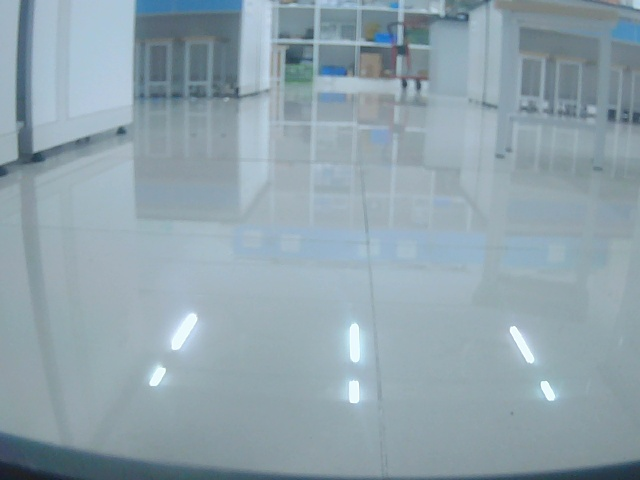
#> input picture main/camera_calibration/captures/camera_reference.jpg, 640 x 480 px, given in place of the camera
$ python blue.py
#> lines starting #> are read from the running program, lines starting #| are printed output that depends on the picture; after the words box and inside, x2 and y2 are one past the last pixel; in counts of white or black regions, pixels touching at a corner belong together
#> further down, frame is the input picture: shape (480, 640, 3); mean B, G, R 172.5, 163, 143.8
import cv2
import numpy as np

camera_id = 0
width = 320
height = 240
fps = 120

cap = cv2.VideoCapture(camera_id)
cap.set(cv2.CAP_PROP_FRAME_WIDTH, width)
cap.set(cv2.CAP_PROP_FRAME_HEIGHT, height)
cap.set(cv2.CAP_PROP_FPS, fps)
cap.set(cv2.CAP_PROP_FOURCC, cv2.VideoWriter_fourcc(*'MJPG'))

if not cap.isOpened():
    print("无法打开摄像头")
    exit()

cv2.namedWindow('Blue Mask')

def nothing(x):
    pass

cv2.createTrackbar('S Low', 'Blue Mask', 43, 255, nothing)
cv2.createTrackbar('S High', 'Blue Mask', 255, 255, nothing)

def detect_blue_area(frame, s_low, s_high):
#> called with s_low = 43, s_high = 255
    hsv = cv2.cvtColor(frame, cv2.COLOR_BGR2HSV)
#> hsv: shape (480, 640, 3); mean H, S, V 99.6, 43.6, 172.6
    lower_blue = np.array([100, s_low, 10])
    upper_blue = np.array([140, s_high, 255])
    mask = cv2.inRange(hsv, lower_blue, upper_blue)
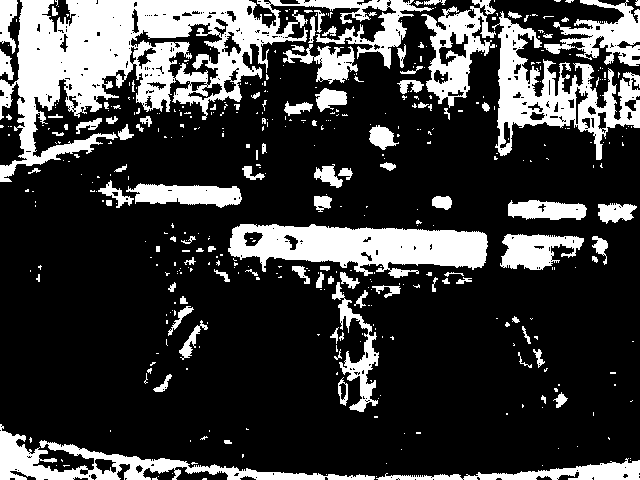
#> mask: shape (480, 640); 23.7% white; 446 white regions (341 under 20 px), largest, box (x1, y1, x2, y2) and area: (0, 0, 434, 182) 25073, (228, 224, 488, 278) 8806, (492, 11, 640, 160) 7477
    kernel = np.ones((3, 3), np.uint8)
    mask = cv2.erode(mask, kernel, iterations=2)
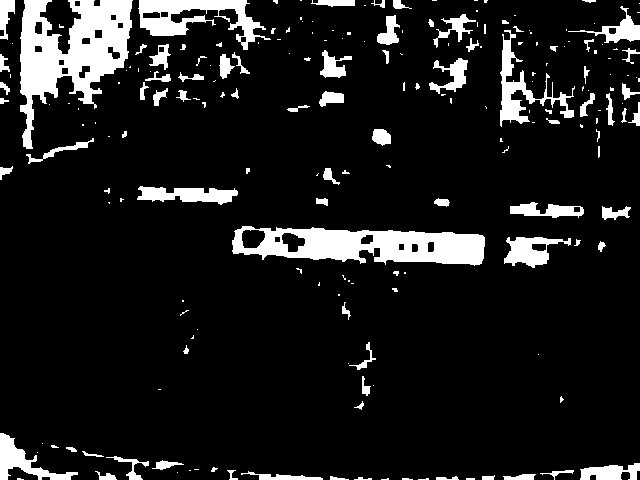
#> mask: shape (480, 640); 10.9% white; 205 white regions (118 under 20 px), largest, box (x1, y1, x2, y2) and area: (20, 0, 133, 149) 8064, (232, 226, 485, 266) 6327, (138, 0, 271, 50) 2662
    mask = cv2.dilate(mask, kernel, iterations=2)
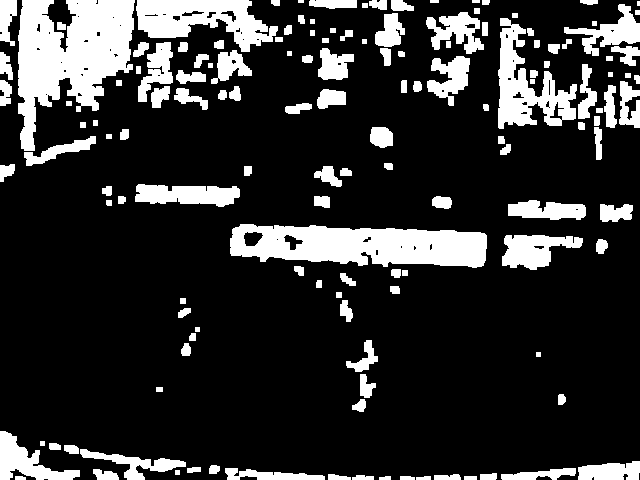
#> mask: shape (480, 640); 18.9% white; 145 white regions (2 under 20 px)
    _, binary = cv2.threshold(mask, 127, 255, cv2.THRESH_BINARY)
    return binary

while True:
    ret, frame = cap.read()
    if not ret:
        print("无法读取摄像头画面")
        break

    s_low = cv2.getTrackbarPos('S Low', 'Blue Mask')
    s_high = cv2.getTrackbarPos('S High', 'Blue Mask')

    binary = detect_blue_area(frame, s_low, s_high)

    contours, _ = cv2.findContours(binary, cv2.RETR_EXTERNAL, cv2.CHAIN_APPROX_SIMPLE)
#> contours = 145 contours, 16 with area under 20; largest, box (x1, y1, x2, y2) and area: (18, 0, 135, 151) 10014, (230, 224, 487, 268) 8359, (136, 0, 278, 52) 4055, (498, 18, 577, 129) 3689, (502, 235, 583, 270) 1639
    binary_color = cv2.cvtColor(binary, cv2.COLOR_GRAY2BGR)
#> binary_color: shape (480, 640, 3); 18.9% white; 145 white regions (2 under 20 px), largest, box (x1, y1, x2, y2) and area: (18, 0, 135, 151) 10350, (230, 224, 487, 268) 8283, (136, 0, 278, 52) 4082
    max_area = 0
    max_rect = None
    for cnt in contours:
        if cv2.contourArea(cnt) > 5:
            x, y, w, h = cv2.boundingRect(cnt)
            area = w * h
            if area > max_area:
                max_area = area
                max_rect = (x, y, w, h)
#> this loop made 145 passes
#> (cnt, x, y, w, h, area, max_area) on pass 1: ([[464, 476], [464, 479], [476, 479], [476, 476]], 464, 476, 13, 4, 52, 52)
#> (x, y, w, h, area, max_area) on passes 2, 6, 7, 11, 12, 13: (416, 476, 15, 4, 60, 60), (352, 475, 22, 5, 110, 110), (434, 474, 27, 6, 162, 162), (93, 469, 26, 11, 286, 286), (501, 468, 75, 12, 900, 900), (225, 468, 100, 12, 1200, 1200)
#> after the loop, max_area = 17667; max_rect = (18, 0, 117, 151)

    if max_rect:
        x, y, w, h = max_rect
#> x = 18; y = 0; w = 117; h = 151
        cv2.rectangle(binary_color, (x, y), (x + w, y + h), (0, 255, 0), 2)
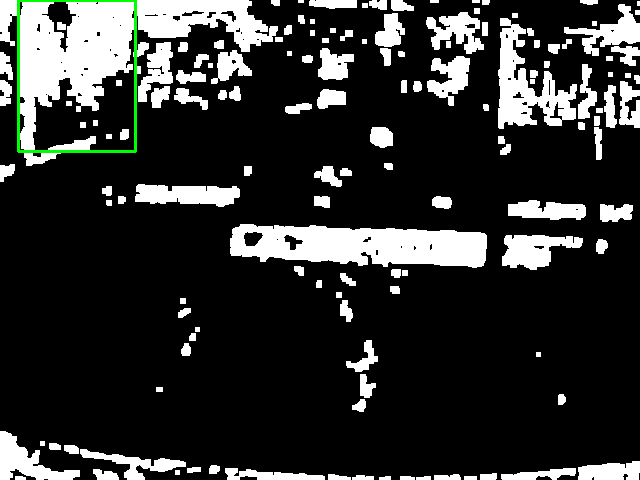
#> binary_color: shape (480, 640, 3); mean B, G, R 47.8, 49, 47.8

    cv2.imshow('Blue Mask', binary_color)
    print(f"最大矩形面积: {max_area}      ")
#| 最大矩形面积: 17667

    if cv2.waitKey(1) & 0xFF == ord('q'):
#> (key q is pressed here)
        break

cap.release()
cv2.destroyAllWindows()

$ run again, on main/camera_calibration/captures/ground_reference.jpg
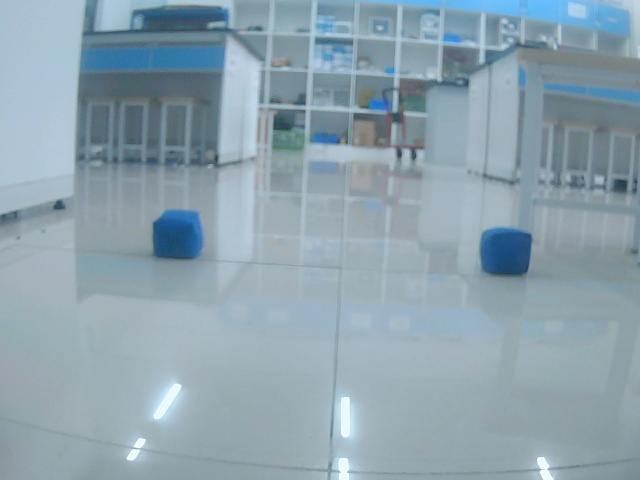
#> input picture main/camera_calibration/captures/ground_reference.jpg, 640 x 480 px, given in place of the camera
#> frame is the input picture: shape (480, 640, 3); mean B, G, R 173.9, 162.5, 141.5
#> hsv: shape (480, 640, 3); mean H, S, V 100, 48.5, 173.9
#> in detect_blue_area, `mask = cv2.inRange(hsv, lower_blue, upper_blue)`:
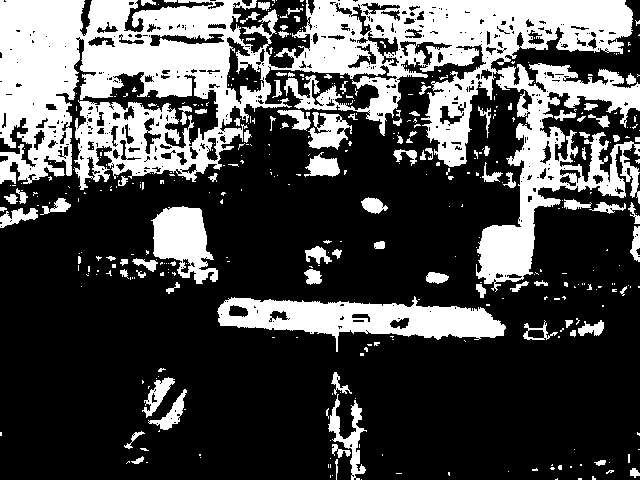
#> mask: shape (480, 640); 29.5% white; 407 white regions (313 under 20 px), largest, box (x1, y1, x2, y2) and area: (0, 0, 640, 292) 67899, (217, 296, 506, 352) 7718, (151, 206, 218, 284) 3118
#> contours = 139 contours, 14 with area under 20; largest, box (x1, y1, x2, y2) and area: (0, 0, 84, 148) 9596, (340, 0, 632, 66) 9527, (218, 298, 505, 339) 7686, (81, 32, 238, 122) 6714, (479, 67, 560, 284) 5590
#> the loop `for cnt in contours:` made 139 passes
#> (cnt, x, y, w, h, area, max_area) on pass 1: ([[630, 470], [630, 475], [637, 475], [637, 470]], 630, 470, 8, 6, 48, 48)
#> after the loop `for cnt in contours:`: max_area = 19272; max_rect = (340, 0, 292, 66)
#> `x, y, w, h = max_rect`: x = 340; y = 0; w = 292; h = 66
#> `cv2.rectangle(binary_color, (x, y), (x + w, y + h), (0, 255, 0), 2)`:
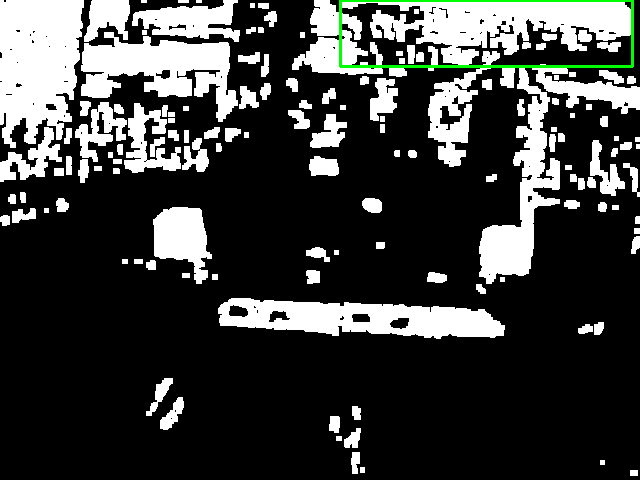
#> binary_color: shape (480, 640, 3); mean B, G, R 60.6, 62.1, 60.6
#| 最大矩形面积: 19272

$ run again, on main/camera_calibration/captures/ground_reference_fixed_xwf_120_170_2026-09-06_640x480.jpg
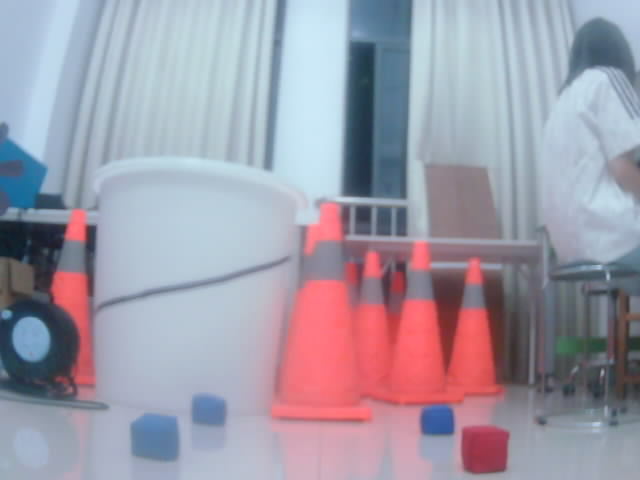
#> input picture main/camera_calibration/captures/ground_reference_fixed_xwf_120_170_2026-09-06_640x480.jpg, 640 x 480 px, given in place of the camera
#> frame is the input picture: shape (480, 640, 3); mean B, G, R 169, 155.1, 159
#> hsv: shape (480, 640, 3); mean H, S, V 117, 56.9, 183.3
#> in detect_blue_area, `mask = cv2.dilate(mask, kernel, iterations=2)`:
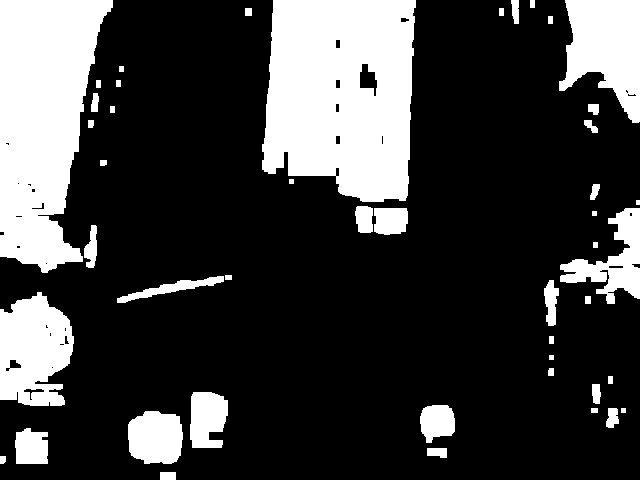
#> mask: shape (480, 640); 24.4% white; 46 white regions
#> contours = 46 contours, 5 with area under 20; largest, box (x1, y1, x2, y2) and area: (262, 0, 416, 202) 26382, (0, 0, 113, 273) 20977, (559, 0, 640, 123) 6440, (0, 292, 74, 406) 6327, (560, 208, 640, 304) 2964
#> the loop `for cnt in contours:` made 46 passes
#> (cnt, x, y, w, h, area, max_area) on pass 1: ([[160, 472], [160, 479], [175, 479], [175, 472]], 160, 472, 16, 8, 128, 128)
#> after the loop `for cnt in contours:`: max_area = 31108
#> `x, y, w, h = max_rect`: x = 262; w = 154; h = 202
#> `cv2.rectangle(binary_color, (x, y), (x + w, y + h), (0, 255, 0), 2)`:
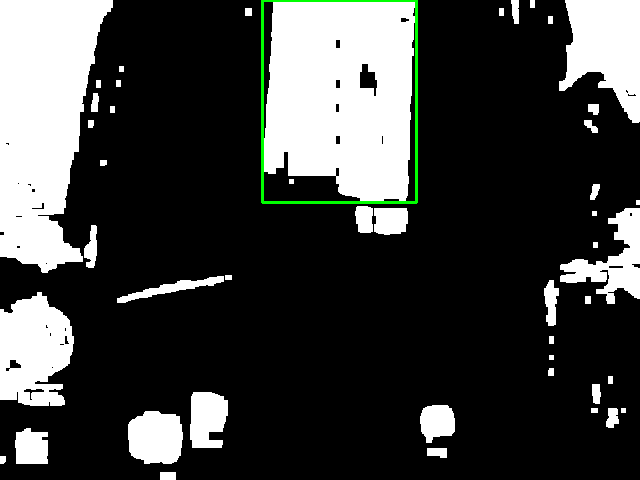
#> binary_color: shape (480, 640, 3); mean B, G, R 62, 63.7, 62
#| 最大矩形面积: 31108
